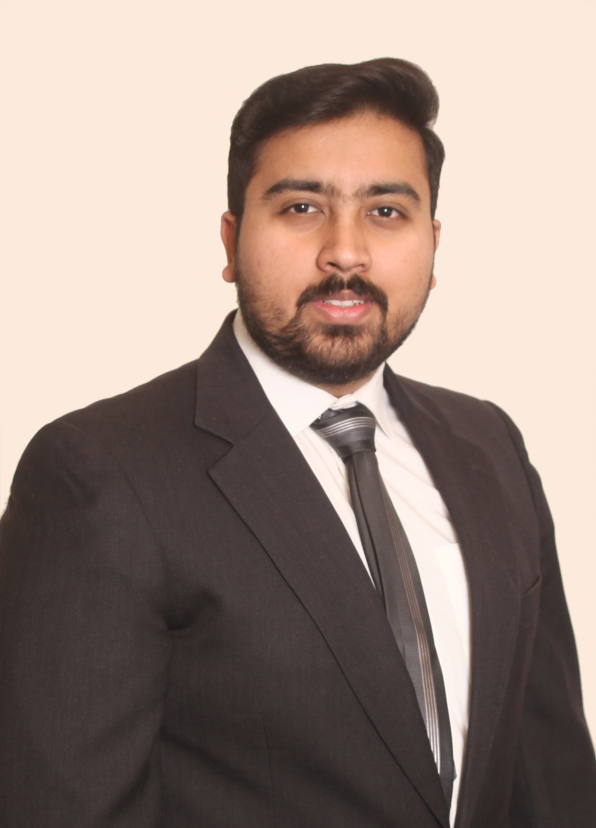
#> input picture Computer Vision/resources/muz.jpg, 1788 x 2484 px (shown at 1/3 size)
$ python Chapter_5.py
#> lines starting #> are read from the running program, lines starting #| are printed output that depends on the picture; after the words box and inside, x2 and y2 are one past the last pixel; in counts of white or black regions, pixels touching at a corner belong together
# Writing an Images


import cv2 as cv
# loading the image
img = cv.imread("resources/muz.jpg")
#> img is the input picture: shape (2484, 1788, 3); mean B, G, R 128.4, 137.1, 154.7
# Resizing the image
img= cv.resize(img, (600,900))
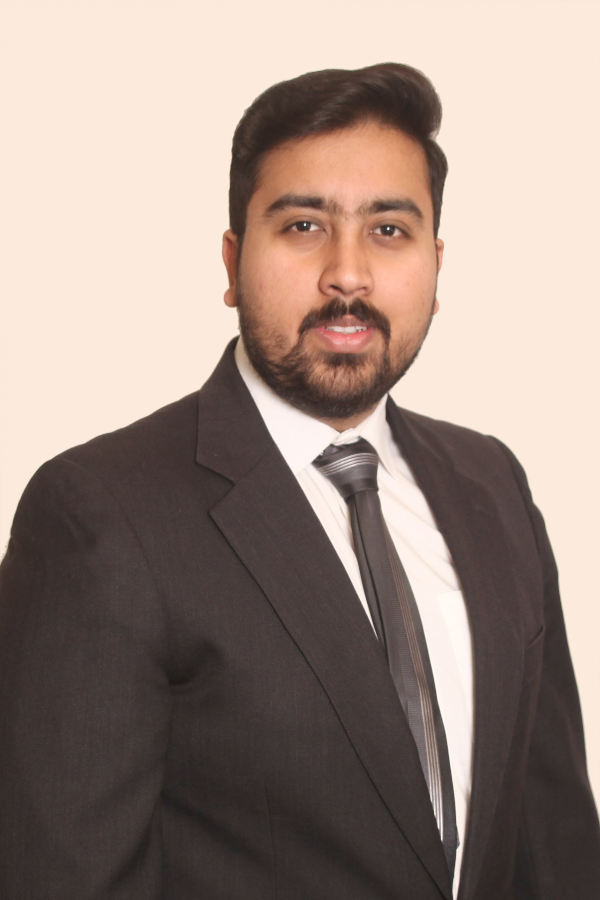
#> img: shape (900, 600, 3); mean B, G, R 128.3, 137.1, 154.6
#  COnverting into gray
gray = cv.cvtColor(img, cv.COLOR_BGR2GRAY)
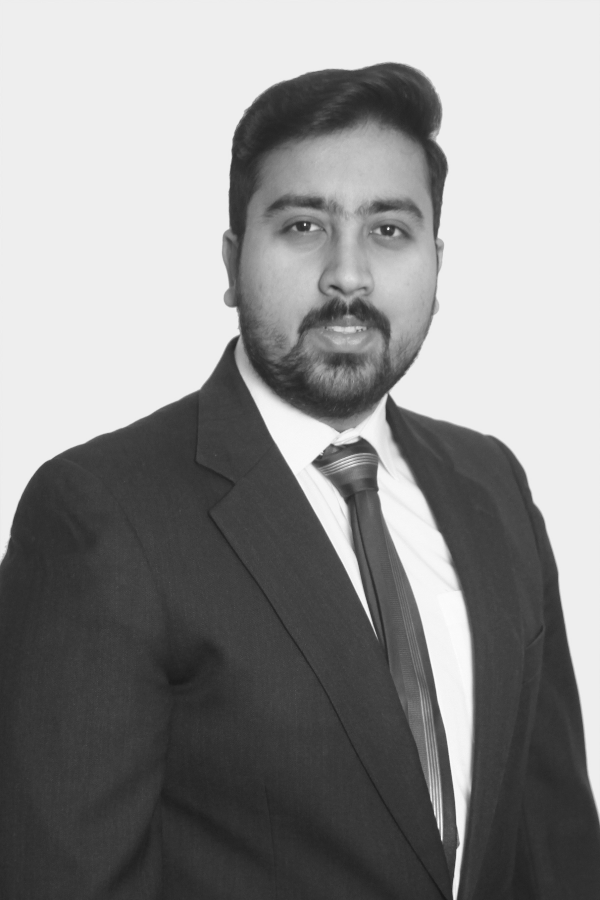
#> gray: shape (900, 600); min 23, max 253, mean 141.4
# Changing the threshold/making it balck and white
(thresh ,binary ) = cv.threshold(gray, 127,255, cv.THRESH_BINARY)
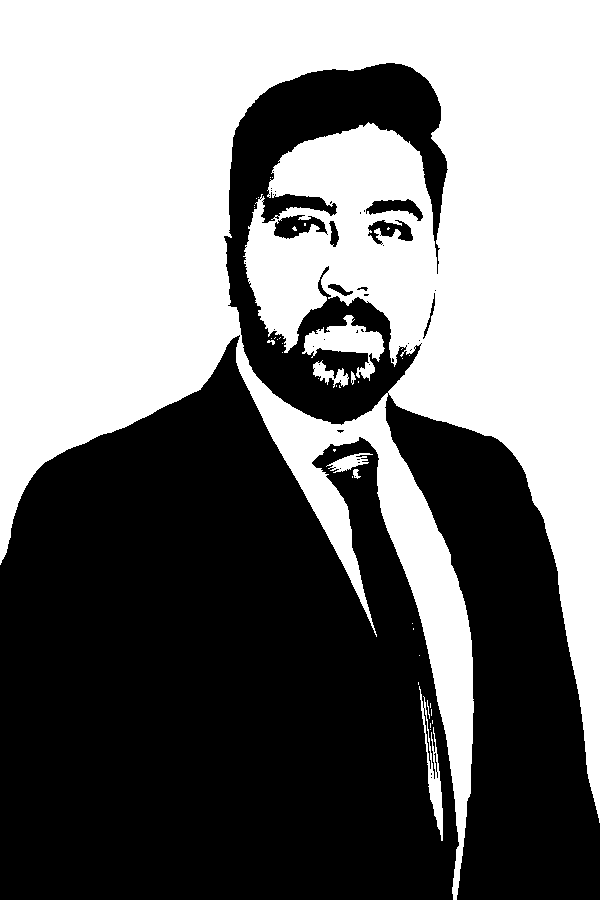
#> binary: shape (900, 600); 48.2% white; 42 white regions (33 under 20 px), largest, box (x1, y1, x2, y2) and area: (0, 0, 600, 900) 256040, (302, 315, 385, 381) 2132, (419, 686, 443, 841) 1015
# Saving a picture
cv.imwrite("resources/muz_gray.jpg", gray)

$ run again, with Computer Vision/resources/pix.JPG copied over Computer Vision/resources/muz.jpg
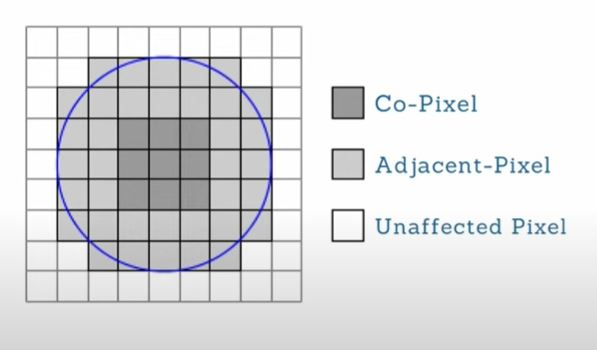
#> input picture Computer Vision/resources/pix.JPG, 597 x 350 px
#> img is the input picture: shape (350, 597, 3); mean B, G, R 224.5, 222.9, 222.3
#> img: shape (900, 600, 3)
#> `gray = cv.cvtColor(img, cv.COLOR_BGR2GRAY)`:
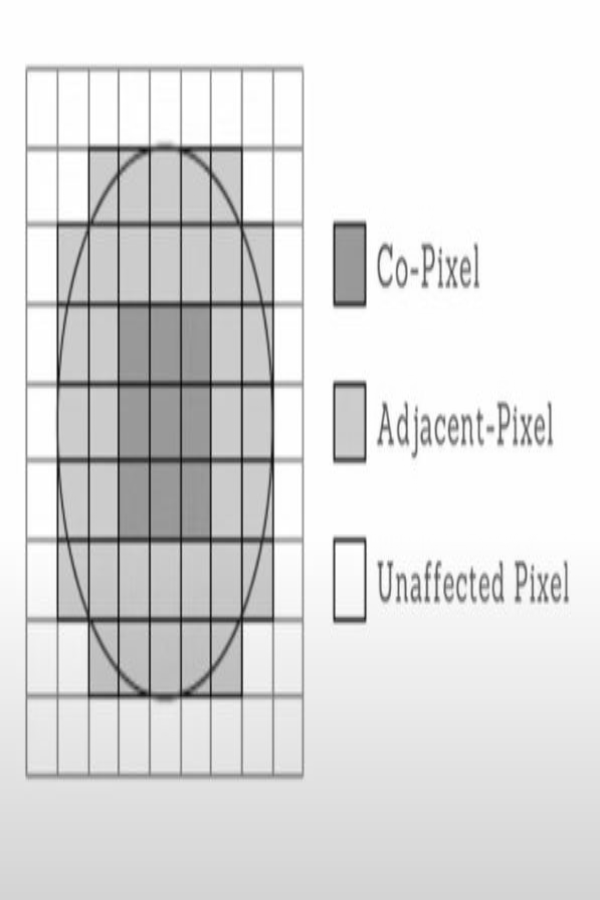
#> gray: shape (900, 600); min 3, max 255, mean 222.8
#> `(thresh ,binary ) = cv.threshold(gray, 127,255, cv.THRESH_BINARY)`:
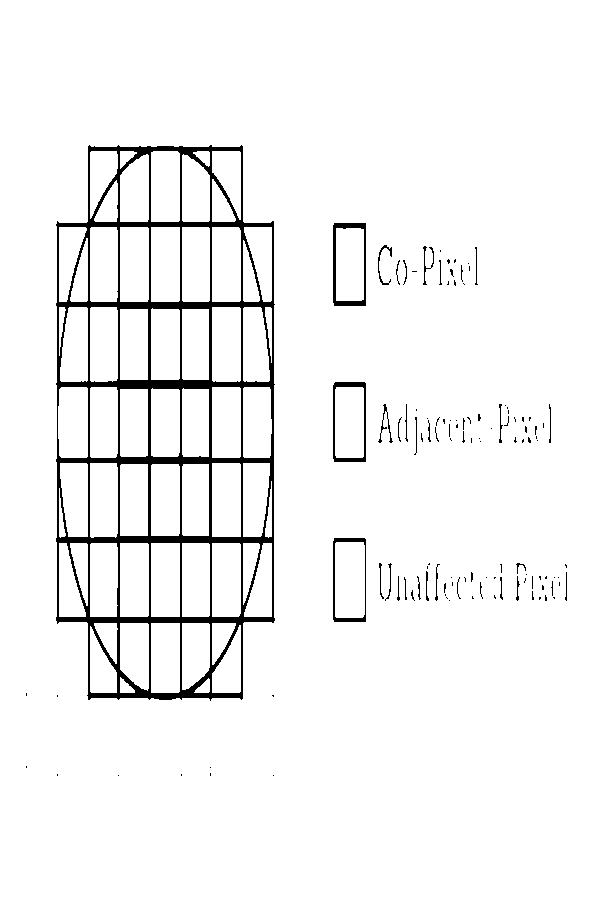
#> binary: shape (900, 600); 95.6% white; 116 black regions (87 under 20 px), largest, box (x1, y1, x2, y2) and area: (56, 145, 275, 701) 20173, (333, 223, 366, 306) 698, (333, 382, 366, 462) 579
